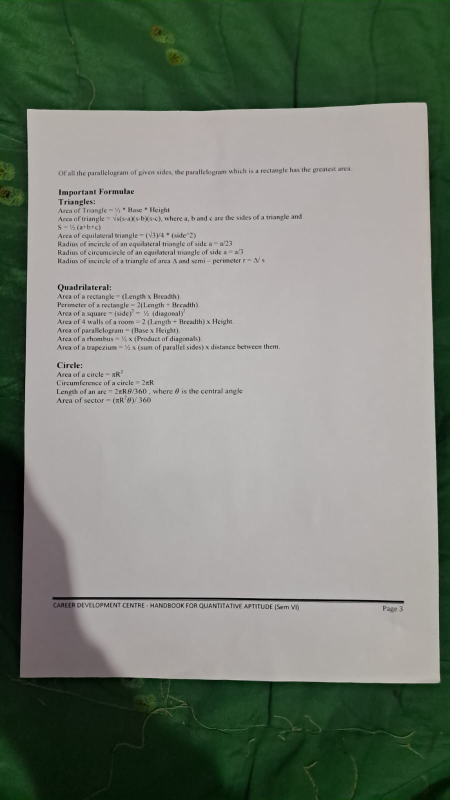
#> input picture backend/uploads/tmp/1769025589966.jpeg, 900 x 1600 px (shown at 1/2 size)
$ python scanner.py ../../uploads/tmp/1769025589966.jpeg ../../uploads/tmp/1769025721206.jpeg
#> lines starting #> are read from the running program, lines starting #| are printed output that depends on the picture; after the words box and inside, x2 and y2 are one past the last pixel; in counts of white or black regions, pixels touching at a corner belong together


import cv2
import numpy as np
import sys
import json
from PIL import Image

# ---------- Helpers ----------

def resize(image, height=800):
    ratio = image.shape[0] / height
    resized = cv2.resize(image, (int(image.shape[1] / ratio), height))
    return resized, ratio


def order_points(pts):
    rect = np.zeros((4, 2), dtype="float32")
    s = pts.sum(axis=1)
    diff = np.diff(pts, axis=1)

    rect[0] = pts[np.argmin(s)]
    rect[2] = pts[np.argmax(s)]
    rect[1] = pts[np.argmin(diff)]
    rect[3] = pts[np.argmax(diff)]
    return rect


def warp(image, pts):
    rect = order_points(pts)
    (tl, tr, br, bl) = rect

    w = int(max(np.linalg.norm(br - bl), np.linalg.norm(tr - tl)))
    h = int(max(np.linalg.norm(tr - br), np.linalg.norm(tl - bl)))

    dst = np.array([[0,0],[w,0],[w,h],[0,h]], dtype="float32")
    M = cv2.getPerspectiveTransform(rect, dst)
    return cv2.warpPerspective(image, M, (w, h))


# ---------- Document Detection ----------

def detect_document(image):
    gray = cv2.cvtColor(image, cv2.COLOR_BGR2GRAY)
    blur = cv2.GaussianBlur(gray, (5,5), 0)
    edged = cv2.Canny(blur, 75, 200)

    contours, _ = cv2.findContours(edged, cv2.RETR_EXTERNAL, cv2.CHAIN_APPROX_SIMPLE)
    contours = sorted(contours, key=cv2.contourArea, reverse=True)

    for c in contours:
        peri = cv2.arcLength(c, True)
        approx = cv2.approxPolyDP(c, 0.02 * peri, True)
        if len(approx) == 4:
            return approx

    h, w = image.shape[:2]
    return np.array([[0,0],[w,0],[w,h],[0,h]])


# ---------- Document Type Detection ----------

def classify_document(image):
    h, w = image.shape[:2]
    aspect_ratio = w / h

    hsv = cv2.cvtColor(image, cv2.COLOR_BGR2HSV)
    color_var = np.var(hsv[:,:,1])  # saturation variance

    edges = cv2.Canny(cv2.cvtColor(image, cv2.COLOR_BGR2GRAY), 100, 200)
    edge_density = np.sum(edges > 0) / (w * h)

    if aspect_ratio > 1.3 and color_var > 200 and edge_density > 0.05:
        return "ID_CARD"
    return "DOCUMENT"


# ---------- Enhancement Pipelines ----------

def enhance_id_card(image):
    # Shadow removal
    planes = cv2.split(image)
    result = []
    for p in planes:
        bg = cv2.medianBlur(cv2.dilate(p, np.ones((7,7),np.uint8)), 21)
        diff = cv2.normalize(255 - cv2.absdiff(p, bg), None, 0, 255, cv2.NORM_MINMAX)
        result.append(diff)
    image = cv2.merge(result)

    # Light contrast enhancement
    lab = cv2.cvtColor(image, cv2.COLOR_BGR2LAB)
    l, a, b = cv2.split(lab)
    l = cv2.createCLAHE(2.0,(8,8)).apply(l)
    return cv2.cvtColor(cv2.merge((l,a,b)), cv2.COLOR_LAB2BGR)


def enhance_document(image):
    gray = cv2.cvtColor(image, cv2.COLOR_BGR2GRAY)
    gray = cv2.adaptiveThreshold(
        gray, 255,
        cv2.ADAPTIVE_THRESH_GAUSSIAN_C,
        cv2.THRESH_BINARY,
        21, 10
    )
    return gray


# [14 lines of commented-out code are left out]


def background_contrast_score(image, contour):
    # Validate contour
    if contour is None or len(contour) != 4:
        return 1.0

    h, w = image.shape[:2]

    # Create mask safely
    mask = np.zeros((h, w), dtype=np.uint8)
    cv2.drawContours(mask, [contour.astype(int)], -1, 255, -1)

    # Extract pixels
    doc_pixels = image[mask == 255]
    bg_pixels = image[mask == 0]

    # 🔒 HARD SAFETY CHECKS (VERY IMPORTANT)
    if (
        doc_pixels is None or
        bg_pixels is None or
        doc_pixels.size == 0 or
        bg_pixels.size == 0 or
        doc_pixels.shape[-1] != 3 or
        bg_pixels.shape[-1] != 3
    ):
        return 1.0  # safe fallback

    try:
        doc_gray = cv2.cvtColor(
            doc_pixels.reshape(-1, 1, 3),
            cv2.COLOR_BGR2GRAY
        )
        bg_gray = cv2.cvtColor(
            bg_pixels.reshape(-1, 1, 3),
            cv2.COLOR_BGR2GRAY
        )
    except cv2.error:
        # Absolute last line of defense
        return 1.0

    return abs(np.mean(doc_gray) - np.mean(bg_gray)) / 255.0

# ---------- Main ----------

def main():
    input_path, output_path = sys.argv[1], sys.argv[2]
    image = cv2.imread(input_path)
#> image is the input picture: shape (1600, 900, 3); mean B, G, R 118.4, 129.2, 121.8

    resized, ratio = resize(image)
#> in resize, `resized = cv2.resize(image, (int(image.shape[1] / ratio), height))`:
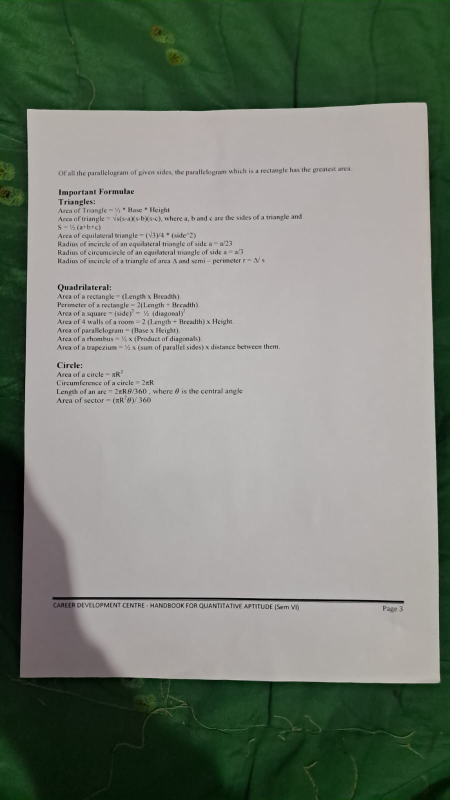
#> resized: shape (800, 450, 3); mean B, G, R 118.5, 129.3, 121.9
#> ratio = 2
    contour = detect_document(resized)
#> in detect_document, `gray = cv2.cvtColor(image, cv2.COLOR_BGR2GRAY)`:
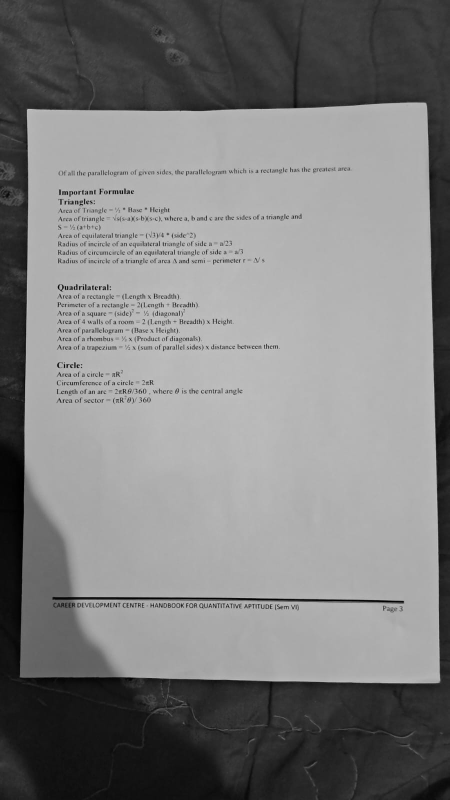
#> gray: shape (800, 450); min 0, max 200, mean 125.8
#> in detect_document, `edged = cv2.Canny(blur, 75, 200)`:
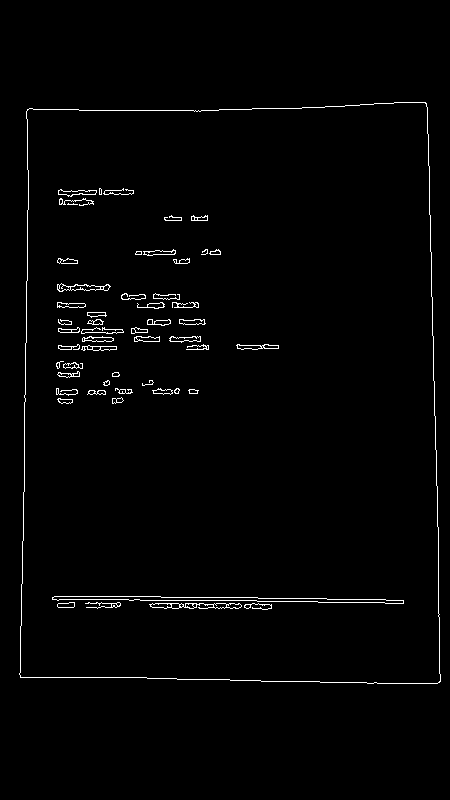
#> edged: shape (800, 450); 1.6% white in thin lines or dots, all inside (x1, y1, x2, y2) = (19, 102, 441, 684)
#> in detect_document, `contours, _ = cv2.findContours(edged, cv2.RETR_EXTERNAL, cv2.CHAIN_APP..`: contours = 1 contour; box (x1, y1, x2, y2) and area: (19, 102, 441, 684) 234134
#> the loop in detect_document, `for c in contours:` made 1 pass
#> (peri, approx) on pass 1: (1989.4, [[425, 102], [27, 109], [20, 677], [440, 681]])
#> contour = [[425, 102], [27, 109], [20, 677], [440, 681]]
    contour = contour.reshape(4,2) * ratio
#> contour = [[850, 204], [54, 218], [40, 1354], [880, 1362]]

    warped = warp(image, contour)
#> in order_points, `s = pts.sum(axis=1)`: s = [1054, 272, 1394, 2242]
#> in order_points, `diff = np.diff(pts, axis=1)`: diff = [-646, 164, 1314, 482]
#> in warp, `rect = order_points(pts)`: rect = [[54, 218], [850, 204], [880, 1362], [40, 1354]]
#> in warp, `(tl, tr, br, bl) = rect`: tl = [54, 218]; tr = [850, 204]; br = [880, 1362]; bl = [40, 1354]
#> in warp, `w = int(max(np.linalg.norm(br - bl), np.linalg.norm(tr - tl)))`: w = 840
#> in warp, `h = int(max(np.linalg.norm(tr - br), np.linalg.norm(tl - bl)))`: h = 1158
#> in warp, `dst = np.array([[0,0],[w,0],[w,h],[0,h]], dtype="float32")`: dst = [[0, 0], [840, 0], [840, 1158], [0, 1158]]
#> in warp, `M = cv2.getPerspectiveTransform(rect, dst)`: M = [[1.09, 0.0134, -61.7], [0.0191, 1.09, -238.2], [2.5e-05, 4.89e-05, 1]]
#> in warp, `return cv2.warpPerspective(image, M, (w, h))`:
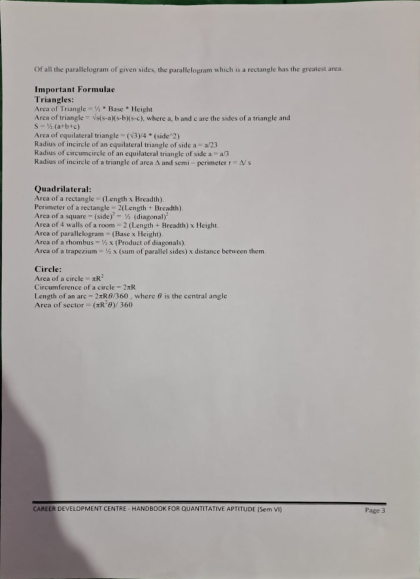
#> returned value: shape (1158, 840, 3) (shown at 1/2 size); mean of channels 0, 1, 2 166.8, 168.7, 172.6; drawn as B, G, R
    doc_type = classify_document(warped)
#> in classify_document, `hsv = cv2.cvtColor(image, cv2.COLOR_BGR2HSV)`: hsv: shape (1158, 840, 3); mean H, S, V 18.4, 10.2, 172.8
#> in classify_document, `color_var = np.var(hsv[:,:,1])`: color_var = 143.8
#> in classify_document, `edges = cv2.Canny(cv2.cvtColor(image, cv2.COLOR_BGR2GRAY), 100, 200)`:
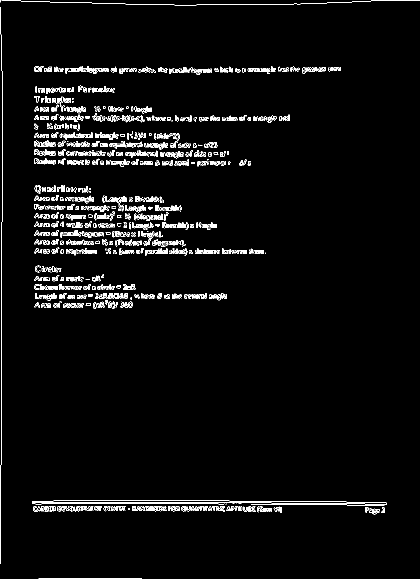
#> edges: shape (1158, 840) (shown at 1/2 size); 3.1% white in thin lines or dots
#> in classify_document, `edge_density = np.sum(edges > 0) / (w * h)`: edge_density = 0.0312
#> doc_type = 'DOCUMENT'


    # contrast = background_contrast_score(resized, contour)

    try:
      contrast = background_contrast_score(resized, contour)
#> in background_contrast_score, `cv2.drawContours(mask, [contour.astype(int)], -1, 255, -1)`:
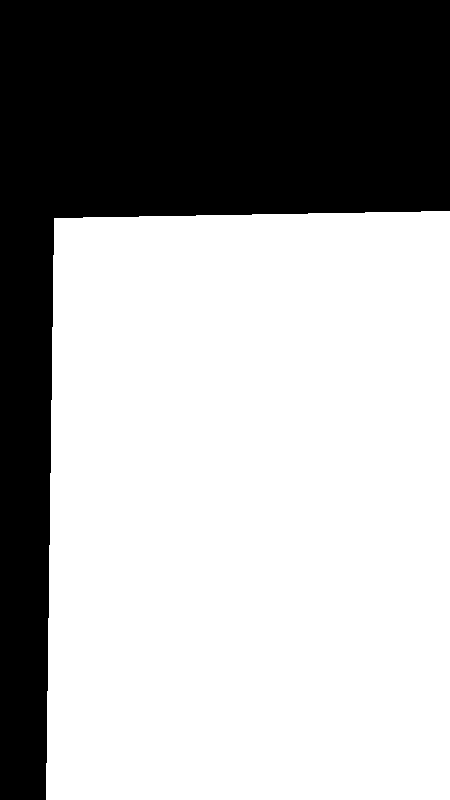
#> mask: shape (800, 450); 65.1% white; 1 black region, box (x1, y1, x2, y2) and area: (0, 0, 450, 800) 125814
#> contrast = 0.152
    except Exception:
        contrast = 1.0


    low_contrast = contrast < 0.15
#> low_contrast = False

    if doc_type == "ID_CARD":
        final = enhance_id_card(warped)
        Image.fromarray(cv2.cvtColor(final, cv2.COLOR_BGR2RGB)).save(output_path)
    else:
        final = enhance_document(warped)
#> in enhance_document, `gray = cv2.adaptiveThreshold( gray, 255, cv2.ADAPTIVE_THRESH_GAUSSIAN_..`:
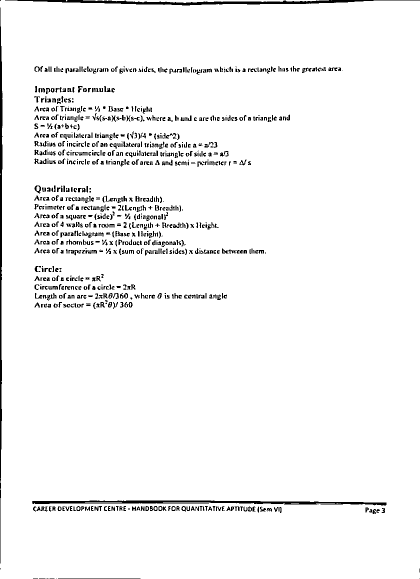
#> gray: shape (1158, 840) (shown at 1/2 size); 96% white; 992 black regions (261 under 20 px), largest, box (x1, y1, x2, y2) and area: (10, 0, 840, 11) 3515, (64, 1001, 773, 1011) 3474, (0, 15, 5, 1127) 3465
        Image.fromarray(final).save(output_path)

#     print(json.dumps({
#     "status": "SUCCESS",
#     "type": doc_type,
#     "low_contrast": low_contrast
# }))

    print(json.dumps({
    "status": "SUCCESS",
    "type": doc_type,
    "low_contrast": bool(low_contrast)
}))
#| {"status": "SUCCESS", "type": "DOCUMENT", "low_contrast": false}


if __name__ == "__main__":
    main()
